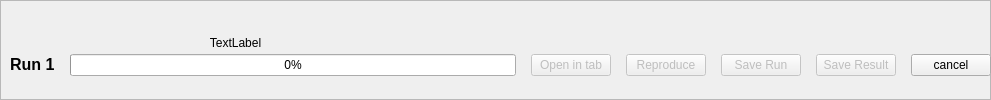
<?xml version="1.0" encoding="UTF-8"?>
<ui version="4.0">
 <class>Frame</class>
 <widget class="QFrame" name="Frame">
  <property name="geometry">
   <rect>
    <x>0</x>
    <y>0</y>
    <width>991</width>
    <height>100</height>
   </rect>
  </property>
  <property name="sizePolicy">
   <sizepolicy hsizetype="Minimum" vsizetype="Minimum">
    <horstretch>0</horstretch>
    <verstretch>0</verstretch>
   </sizepolicy>
  </property>
  <property name="minimumSize">
   <size>
    <width>860</width>
    <height>100</height>
   </size>
  </property>
  <property name="windowTitle">
   <string>Frame</string>
  </property>
  <property name="frameShape">
   <enum>QFrame::StyledPanel</enum>
  </property>
  <property name="frameShadow">
   <enum>QFrame::Raised</enum>
  </property>
  <widget class="QWidget" name="horizontalLayoutWidget">
   <property name="geometry">
    <rect>
     <x>0</x>
     <y>0</y>
     <width>991</width>
     <height>100</height>
    </rect>
   </property>
   <layout class="QHBoxLayout" name="horizontalLayout">
    <property name="spacing">
     <number>15</number>
    </property>
    <property name="leftMargin">
     <number>10</number>
    </property>
    <property name="topMargin">
     <number>30</number>
    </property>
    <item>
     <widget class="QLabel" name="label">
      <property name="font">
       <font>
        <weight>75</weight>
        <italic>false</italic>
        <bold>true</bold>
       </font>
      </property>
      <property name="text">
       <string>&lt;html&gt;&lt;head/&gt;&lt;body&gt;&lt;p&gt;&lt;span style=&quot; font-size:12pt;&quot;&gt;Run 1&lt;/span&gt;&lt;/p&gt;&lt;/body&gt;&lt;/html&gt;</string>
      </property>
     </widget>
    </item>
    <item>
     <widget class="QProgressBar" name="progressBar">
      <property name="value">
       <number>0</number>
      </property>
     </widget>
    </item>
    <item>
     <widget class="QPushButton" name="openTab_button">
      <property name="enabled">
       <bool>false</bool>
      </property>
      <property name="text">
       <string>Open in tab</string>
      </property>
     </widget>
    </item>
    <item>
     <widget class="QPushButton" name="reproduce_run">
      <property name="enabled">
       <bool>false</bool>
      </property>
      <property name="text">
       <string>Reproduce</string>
      </property>
     </widget>
    </item>
    <item>
     <widget class="QPushButton" name="save_run">
      <property name="enabled">
       <bool>false</bool>
      </property>
      <property name="text">
       <string>Save Run</string>
      </property>
     </widget>
    </item>
    <item>
     <widget class="QPushButton" name="save_result">
      <property name="enabled">
       <bool>false</bool>
      </property>
      <property name="text">
       <string>Save Result</string>
      </property>
     </widget>
    </item>
    <item>
     <widget class="QPushButton" name="cancel_button">
      <property name="text">
       <string>cancel</string>
      </property>
     </widget>
    </item>
   </layout>
  </widget>
  <widget class="QLabel" name="progress_label">
   <property name="geometry">
    <rect>
     <x>40</x>
     <y>33</y>
     <width>391</width>
     <height>20</height>
    </rect>
   </property>
   <property name="text">
    <string>TextLabel</string>
   </property>
   <property name="alignment">
    <set>Qt::AlignCenter</set>
   </property>
   <property name="wordWrap">
    <bool>false</bool>
   </property>
  </widget>
 </widget>
 <resources/>
 <connections/>
</ui>
